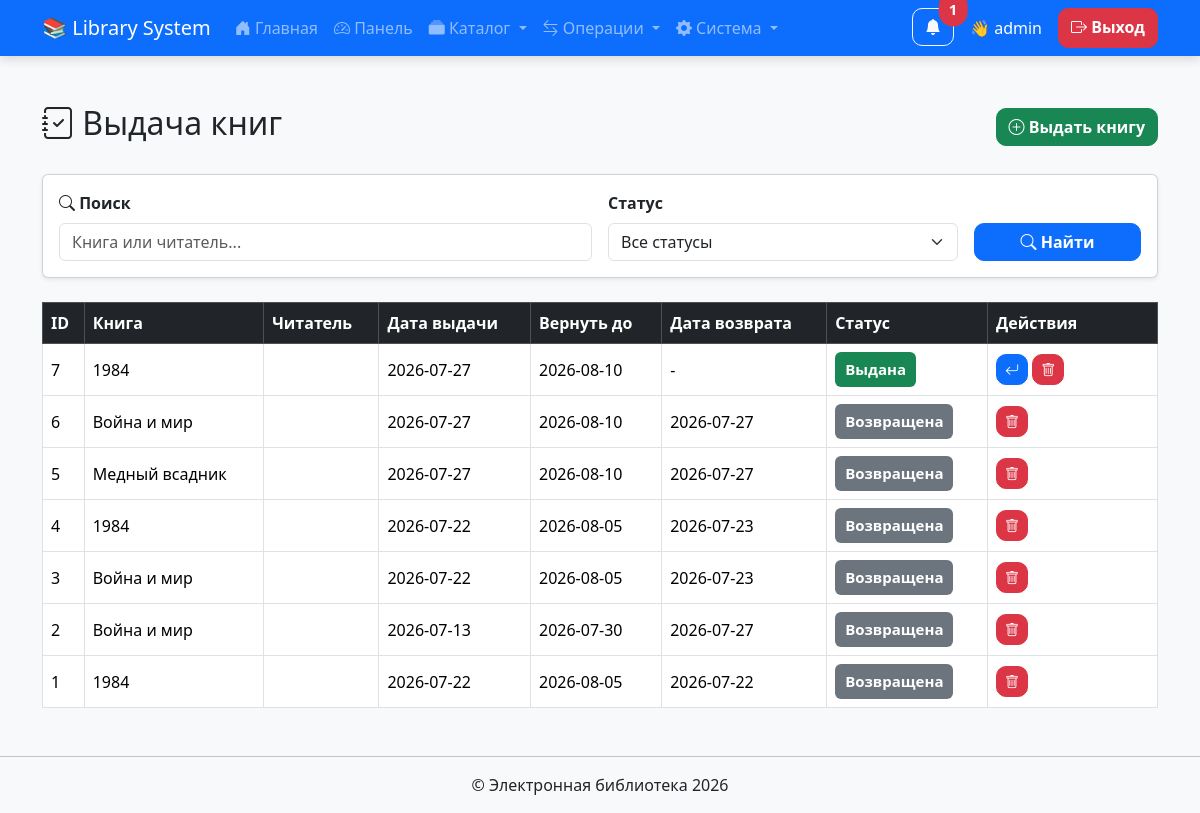
The app's page /borrowings/index.php (signed in) with its own data.
### tables this page shows
CREATE TABLE `borrowings` (
  `id` int(11) NOT NULL,
  `book_id` int(11) NOT NULL,
  `reader_id` int(11) NOT NULL,
  `issue_date` date NOT NULL,
  `due_date` date NOT NULL,
  `return_date` date DEFAULT NULL,
  `status` enum('Выдана','Возвращена') DEFAULT 'Выдана'
);

CREATE TABLE `books` (
  `id` int(11) NOT NULL,
  `title` varchar(255) NOT NULL,
  `author_id` int(11) NOT NULL,
  `genre_id` int(11) NOT NULL,
  `year_published` int(11) DEFAULT NULL,
  `description` text DEFAULT NULL,
  `image` varchar(255) DEFAULT NULL,
  `isbn` varchar(20) DEFAULT NULL,
  `publisher` varchar(150) DEFAULT NULL,
  `copies` int(11) DEFAULT 1
);

### borrowings/index.php (the view, shortened to what this page needs)
<?php
require_once "../config/db.php";
$search = trim($_GET["search"] ?? "");
$sql = "
SELECT
    borrowings.*,
    books.title,
    readers.full_name
FROM borrowings
LEFT JOIN books ON borrowings.book_id = books.id
LEFT JOIN readers ON borrowings.reader_id = readers.id
WHERE 1=1
";
$sql .= " ORDER BY borrowings.id DESC";
$stmt = $conn->prepare($sql);
$stmt->execute();
$result = $stmt->get_result();
include "../includes/header.php";
include "../includes/navbar.php";
?>
<div class="container mt-5">
    <div class="d-flex justify-content-between align-items-center mb-4">
        <h2>
            <i class="bi bi-journal-check"></i>
            Выдача книг
        </h2>
        <a href="add.php" class="btn btn-success">
            <i class="bi bi-plus-circle"></i>
            Выдать книгу
        </a>
    </div>
    <div class="card shadow-sm mb-4">
        <div class="card-body">
            <form method="GET" class="row g-3 align-items-end">
                <div class="col-md-6">
                    <label class="form-label fw-bold">
                        <i class="bi bi-search"></i>
                        Поиск
                    </label>
                    <input
                        type="text"
                        name="search"
                        class="form-control"
                        placeholder="Книга или читатель..."
                        value="<?= htmlspecialchars($search) ?>">
                </div>
                <div class="col-md-4">
                    <label class="form-label fw-bold">Статус</label>
                    <select name="status" class="form-select">
                        <option value="">Все статусы</option>
                    </select>
                </div>
                <div class="col-md-2 d-grid">
                    <button type="submit" class="btn btn-primary">
                        <i class="bi bi-search"></i>
                        Найти
                    </button>
                </div>
            </form>
        </div>
    </div>
    <table class="table table-bordered table-hover align-middle">
        <thead class="table-dark">
            <tr>
                <th>ID</th>
                <th>Книга</th>
                <th>Читатель</th>
                <th>Дата выдачи</th>
                <th>Вернуть до</th>
                <th>Дата возврата</th>
                <th>Статус</th>
                <th width="170">Действия</th>
            </tr>
        </thead>
        <tbody>
<?php while($row = $result->fetch_assoc()): ?>
<?php
$isOverdue = (
    $row["status"] == "Выдана"
    &&
    strtotime($row["due_date"]) < time()
);
?>
<tr class="<?= $isOverdue ? 'table-danger' : '' ?>">
<td><?= $row["id"] ?></td>
<td><?= htmlspecialchars($row["title"]) ?></td>
<td><?= htmlspecialchars($row["full_name"]) ?></td>
<td><?= $row["issue_date"] ?></td>
<td><?= $row["due_date"] ?></td>
<td>
<?= $row["return_date"] ? $row["return_date"] : "-" ?>
</td>
<td>
<?php
if ($row["status"] == "Выдана") {
    $days = floor(
        (time() - strtotime($row["due_date"])) / 86400
    );
    if ($days > 0) {
        echo "<span class='badge bg-danger'>
        Просрочена
        </span><br>";
        echo "<small class='text-danger'>
        {$days} дн.
        </small>";
    } else {
        echo "<span class='badge bg-success'>
        Выдана
        </span>";
    }
} else {
    echo "<span class='badge bg-secondary'>
    Возвращена
    </span>";
}
?>
</td>
<td>
<?php if($row["status"]=="Выдана"): ?>
<a
href="return.php?id=<?= $row["id"] ?>"
class="btn btn-primary btn-sm">
<i class="bi bi-arrow-return-left"></i>
</a>
<?php endif; ?>
<a
href="delete.php?id=<?= $row["id"] ?>"
class="btn btn-danger btn-sm"
onclick="return confirm('Удалить запись?')">
<i class="bi bi-trash"></i>
</a>
</td>
</tr>
<?php endwhile; ?>
        </tbody>
    </table>
</div>
<?php include "../includes/footer.php"; ?>

### assets/css/style.css (style rules this page uses)
body { background:#f4f6f9; font-family:'Segoe UI',sans-serif; }
.badge { padding:10px; font-size:15px; }
.btn { border-radius:10px; font-weight:600; }

### records on screen
borrowings: id "7", book.title "1984", issue_date "2026-07-27", due_date "2026-08-10", status "Выдана"
borrowings: id "6", book.title "Война и мир", issue_date "2026-07-27", due_date "2026-08-10", return_date "2026-07-27", status "Возвращена"
borrowings: id "5", book.title "Медный всадник", issue_date "2026-07-27", due_date "2026-08-10", return_date "2026-07-27", status "Возвращена"
borrowings: id "4", book.title "1984", issue_date "2026-07-22", due_date "2026-08-05", return_date "2026-07-23", status "Возвращена"
borrowings: id "3", book.title "Война и мир", issue_date "2026-07-22", due_date "2026-08-05", return_date "2026-07-23", status "Возвращена"
borrowings: id "2", book.title "Война и мир", issue_date "2026-07-13", due_date "2026-07-30", return_date "2026-07-27", status "Возвращена"
borrowings: id "1", book.title "1984", issue_date "2026-07-22", due_date "2026-08-05", return_date "2026-07-22", status "Возвращена"

### other values on screen
$notifTotal "1"
$_SESSION["username"] "admin"
